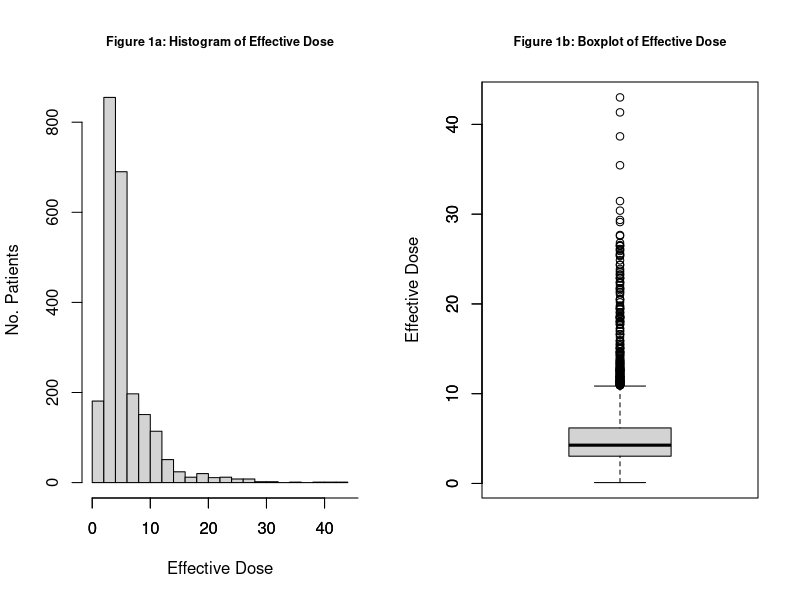
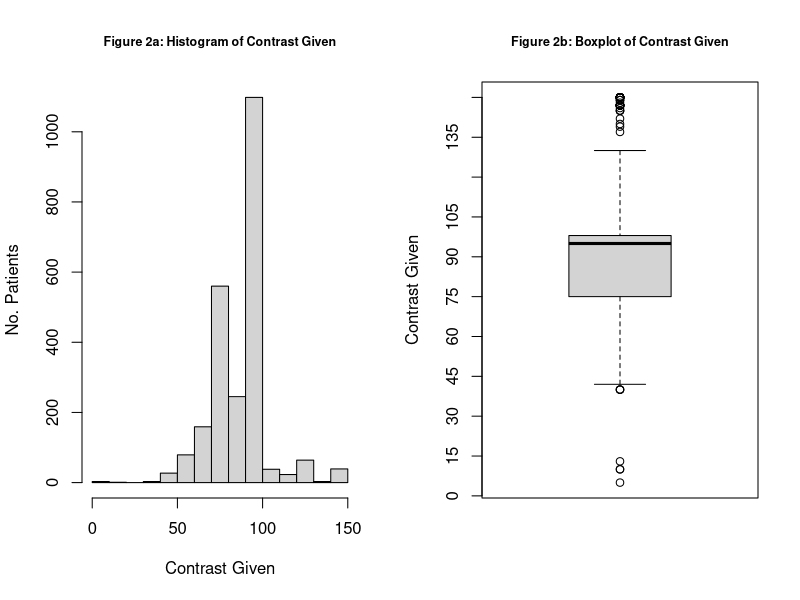
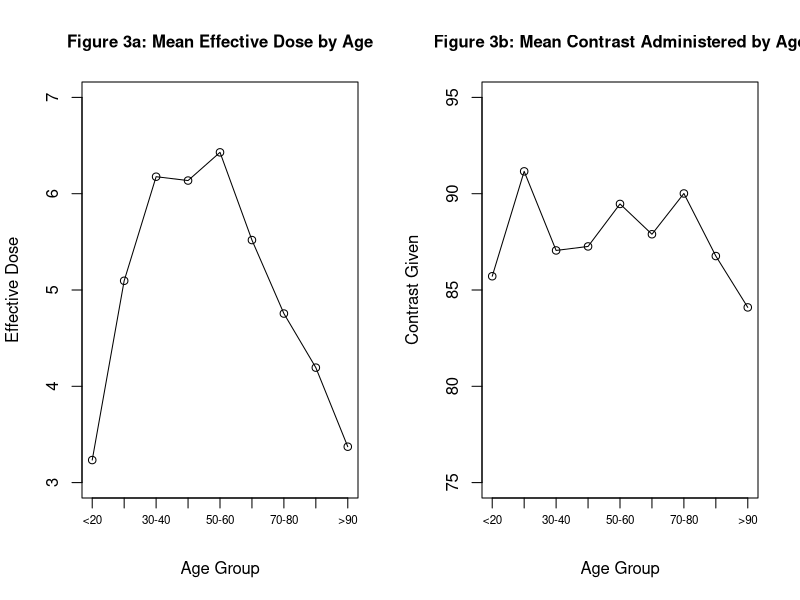
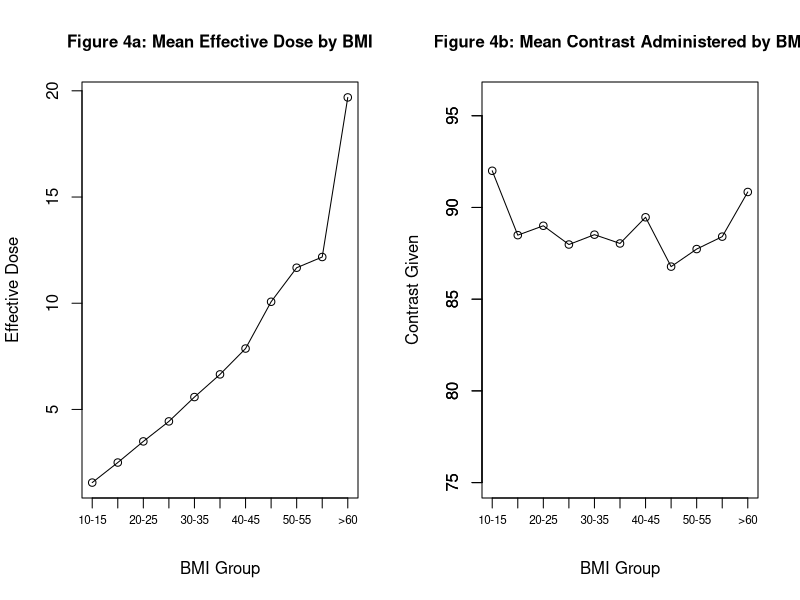

R code for these plots, in order:
## ---- chunk 1
knitr::opts_chunk$set(echo = FALSE, fig.pos = 'htb!')
## ---- chunk 2
PE <- read.csv("Data/Updates/PE_update_clean.csv")
PE$BMI <- as.numeric(PE$BMI)
PE <- na.omit(PE)

age_cuts <- c("<20", "20-30", "30-40", "40-50","50-60", "60-70",
              "70-80", "80-90", ">90")
PE$Age10 <- cut(PE$Age, breaks = c(-1,seq(20,90,10), 110), labels = age_cuts)

BMI_cuts <- c("10-15", "15-20", "20-25", "25-30","30-35", "35-40",
              "40-45", "45-50", "50-55", "55-60", ">60")
PE$BMI10 <- cut(PE$BMI, breaks = c(seq(10,60,5),92), labels = BMI_cuts)
## ---- chunk 3
par(mfrow = c(1,2))
hist(PE$Eff.Dose, breaks = 20, main = "Figure 1a: Histogram of Effective Dose",
     xlab = "Effective Dose", ylab = "No. Patients", cex.main = 0.75)
axis(side = 1, at = seq(0,100,10))
boxplot(PE$Eff.Dose, main = "Figure 1b: Boxplot of Effective Dose", cex.main = 0.75, 
        ylab = "Effective Dose")
axis(side = 2, at = seq(0,100,10))
par(mfrow = c(1,1))
## ---- chunk 4
par(mfrow = c(1,2))
hist(PE$Contrast.Given, breaks = 20, main = "Figure 2a: Histogram of Contrast Given",
     xlab = "Contrast Given", ylab = "No. Patients", cex.main = 0.75)
boxplot(PE$Contrast.Given, main = "Figure 2b: Boxplot of Contrast Given", cex.main = 0.75, 
        ylab = "Contrast Given", yaxp = c(0,150,10))
par(mfrow = c(1,1))
## ---- chunk 5
par(mfrow = c(1,2))
rad_by_age <- tapply(PE$Eff.Dose, PE$Age10, "mean")
plot(rad_by_age, type = "l", ylab = "Effective Dose", xlab = "Age Group", xaxt = "n",
     main = "Figure 3a: Mean Effective Dose by Age", ylim = c(3,7), cex.main = 1)
points(rad_by_age)
axis(1, at = 1:9, labels = age_cuts, cex.axis = .7, mgp = c(3,0.5,0))

contrast_by_age <- tapply(PE$Contrast.Given, PE$Age10, "mean")
plot(contrast_by_age, type = "l", ylab = "Contrast Given", xlab = "Age Group", xaxt = "n",
     main = "Figure 3b: Mean Contrast Administered by Age", cex.main = 1, yaxt = "n", ylim = c(75,95))
points(contrast_by_age)
axis(1, at = 1:9, labels = age_cuts, cex.axis = .7, mgp = c(3,0.5,0))
axis(2, at = seq(75,95,5))
par(mfrow = c(1,1))
## ---- chunk 6
par(mfrow = c(1,2))
rad_by_bmi <- tapply(PE$Eff.Dose, PE$BMI10, "mean")
plot(rad_by_bmi, type = "l", ylab = "Effective Dose", xlab = "BMI Group", xaxt = "n",
     main = "Figure 4a: Mean Effective Dose by BMI", cex.main = 1)
points(rad_by_bmi)
axis(1, at = 1:11, labels = BMI_cuts, cex.axis = .7, mgp = c(3,0.5,0))

contrast_by_bmi <- tapply(PE$Contrast.Given, PE$BMI10, "mean")
plot(contrast_by_bmi, type = "l", ylab = "Contrast Given", xlab = "BMI Group", xaxt = "n",
     main = "Figure 4b: Mean Contrast Administered by BMI", cex.main = 1, ylim = c(75,96))
points(contrast_by_bmi)
axis(1, at = 1:11, labels = BMI_cuts, cex.axis = .7, mgp = c(3,0.5,0))
axis(2, at = seq(75,95,5))
par(mfrow = c(1,1))
